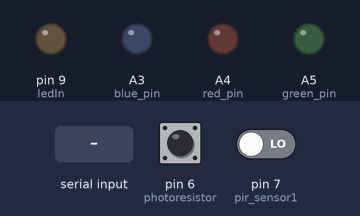
A sketch run on a simulated Arduino Uno, built with avr-gcc and run on an emulated ATmega328P. Shown: output pins drawn as LEDs (lit = HIGH). Inputs (shaded band) come from the test bench; at power-on: pin 6 (photoresistor) HIGH, pin 7 (pir_sensor1) LOW. What the sketch prints to the serial monitor is not drawn.

Above: at 1.2 s.
1.3 s: "1\n" received over the second serial link
At 1.9 s:
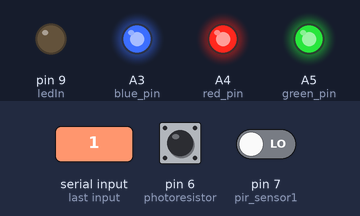
2.8 s: pin 6 (photoresistor) driven LOW
4.7 s: pin 6 (photoresistor) driven HIGH and pin 7 (pir_sensor1) driven HIGH
6.2 s: "0\n" received over the second serial link
7.7 s: pin 6 (photoresistor) driven LOW
10.7 s: pin 6 (photoresistor) pulsed HIGH 2 times (0.12 s each, 0.3 s apart)
Timing chart, 0 to 13.7 s (numbered marks = the images above; inputs shaded):
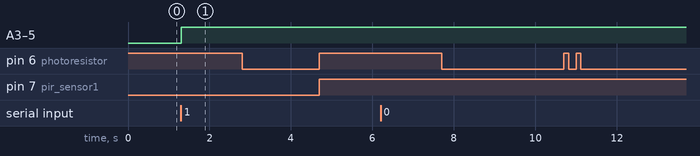

Measured:
- after the input at 1.3 s, A3 (blue_pin), A4 (red_pin), A5 (green_pin): LOW → HIGH at once
- after the input at 2.8 s, every drawn part: stays the same
- after the input at 4.7 s, every drawn part: stays the same
- after the input at 7.7 s, every drawn part: stays the same
- after the input at 10.7 s, every drawn part: stays the same

The sketch:

Arduino.ino
```cpp
#include <SoftwareSerial.h>
#include <ArduinoJson.h>
#include <timer.h>

#define pir_sensor1 7
#define pir_sensor2 8

#define photoresistor 6

#define ledIn 9
#define ledIn2 10

#define green_pin A5
#define red_pin A4
#define blue_pin A3

SoftwareSerial s(13,12);

auto timer = timer_create_default();
bool timerRunning = false;

int steps = 0;

//profile params
int red = 0, green = 0, blue = 0;
int turn_on_speed;
int brightness;
int timeout;

boolean newData = false;

String Data = "";

void setup() {
  pinMode(pir_sensor1, INPUT);
  pinMode(photoresistor, INPUT);

  pinMode(green_pin, OUTPUT);
  pinMode(red_pin, OUTPUT);
  pinMode(blue_pin, OUTPUT);

  pinMode(ledIn, OUTPUT);

  digitalWrite(green_pin, LOW);
  digitalWrite(red_pin, LOW);
  digitalWrite(blue_pin, LOW);

  Serial.begin(9600);
  s.begin(9600);
}

bool turn_led_on(void* argument) {

  if(!timerRunning) {
    steps = 0;
    return false;
  }

  steps += (brightness / 80);

  int led = (int) argument;

  analogWrite(led, steps);

  if(steps >= brightness) {
    Serial.print("turning off");
    Serial.println();

    steps = 0;
    timer.in(timeout, turn_led_off, (void*) led);
    return false;
  }
  else {
    timer.in(turn_on_speed, turn_led_on, (void*) led);
    return true;
  }
}

bool turn_led_off(void* argument) {

  if(!timerRunning) {
    return false;
  }

  int led = (int) argument;

  digitalWrite(led, LOW);

  timerRunning = false;

  return false;
}

int checkAmbientLight() {
  return !digitalRead(photoresistor);
}

void detectMovement() {

  if(timerRunning == true) {
    return;
  }

  int movement = digitalRead(pir_sensor1);

  if(movement == 1) {

    s.print('!');

    Serial.print("movement");
    Serial.println();

    timerRunning = true;
  }
}

void parseJson(String json) {

  StaticJsonDocument<500> doc;

  deserializeJson(doc, json);

  JsonObject current_profile = doc["current_profile"];

  red = map(int(current_profile["red"]), 0, 255, 255, 0);
  green = map(int(current_profile["green"]), 0, 255, 255, 0);
  blue = map(int(current_profile["blue"]), 0, 255, 255, 0);
  turn_on_speed = (int(current_profile["speed"]) * 50);
  brightness = map(int(current_profile["brightness"]), 1, 10, 100, 255 );
  timeout = int(current_profile["timeout"]) * 1000;

  analogWrite(green_pin, green);
  analogWrite(red_pin, red);
  analogWrite(blue_pin, blue);
}

void getProfile() {
    char endMarker = '\n';
    char rc;

    while (s.available() > 0 && newData == false) {
        rc = s.read();

        if (rc != endMarker) {
            Data.concat(rc);
        }
        else {
            newData = true;
        }
    }
}

void showNewData() {
    if (newData == true) {

        parseJson(Data);

        timer.in(turn_on_speed, turn_led_on, (void*) ledIn);

        newData = false;

        Data = "";
    }
}

void loop() {
  timer.tick();

  int ambientLight = !digitalRead(photoresistor);

  if(ambientLight) {

    digitalWrite(ledIn, LOW);

    timerRunning = false;

    Serial.println();
    Serial.print("ambientLight");
    Serial.println();
  }
  else {
    detectMovement();
    getProfile();
    showNewData();
  }
}
```
